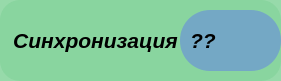
     <widget class="QFrame" name="frame_3">
      <property name="geometry">
       <rect>
        <x>340</x>
        <y>10</y>
        <width>281</width>
        <height>81</height>
       </rect>
      </property>
      <property name="styleSheet">
       <string notr="true">background-color: rgb(135, 212, 157,220); border-radius: 20</string>
      </property>
      <property name="frameShape">
       <enum>QFrame::StyledPanel</enum>
      </property>
      <property name="frameShadow">
       <enum>QFrame::Raised</enum>
      </property>
      <widget class="QLabel" name="label_39">
       <property name="geometry">
        <rect>
         <x>10</x>
         <y>10</y>
         <width>171</width>
         <height>61</height>
        </rect>
       </property>
       <property name="font">
        <font>
         <family>Arial</family>
         <pointsize>16</pointsize>
         <weight>75</weight>
         <italic>true</italic>
         <bold>true</bold>
        </font>
       </property>
       <property name="styleSheet">
        <string notr="true">background-color: rgb(135, 212, 157,0); border-radius: 20</string>
       </property>
       <property name="text">
        <string>Синхронизация</string>
       </property>
       <property name="alignment">
        <set>Qt::AlignCenter</set>
       </property>
      </widget>
      <widget class="QFrame" name="frame_17">
       <property name="geometry">
        <rect>
         <x>180</x>
         <y>10</y>
         <width>101</width>
         <height>61</height>
        </rect>
       </property>
       <property name="styleSheet">
        <string notr="true"> border-radius: 30;
background-color: rgb(83, 100, 255,100);
</string>
       </property>
       <property name="frameShape">
        <enum>QFrame::StyledPanel</enum>
       </property>
       <property name="frameShadow">
        <enum>QFrame::Raised</enum>
       </property>
       <widget class="QLabel" name="label_37">
        <property name="geometry">
         <rect>
          <x>10</x>
          <y>20</y>
          <width>121</width>
          <height>21</height>
         </rect>
        </property>
        <property name="font">
         <font>
          <family>Arial</family>
          <pointsize>16</pointsize>
          <weight>75</weight>
          <italic>true</italic>
          <bold>true</bold>
         </font>
        </property>
        <property name="styleSheet">
         <string notr="true">background-color: rgb(135, 212, 157,0)</string>
        </property>
        <property name="text">
         <string>??</string>
        </property>
       </widget>
      </widget>
     </widget>
